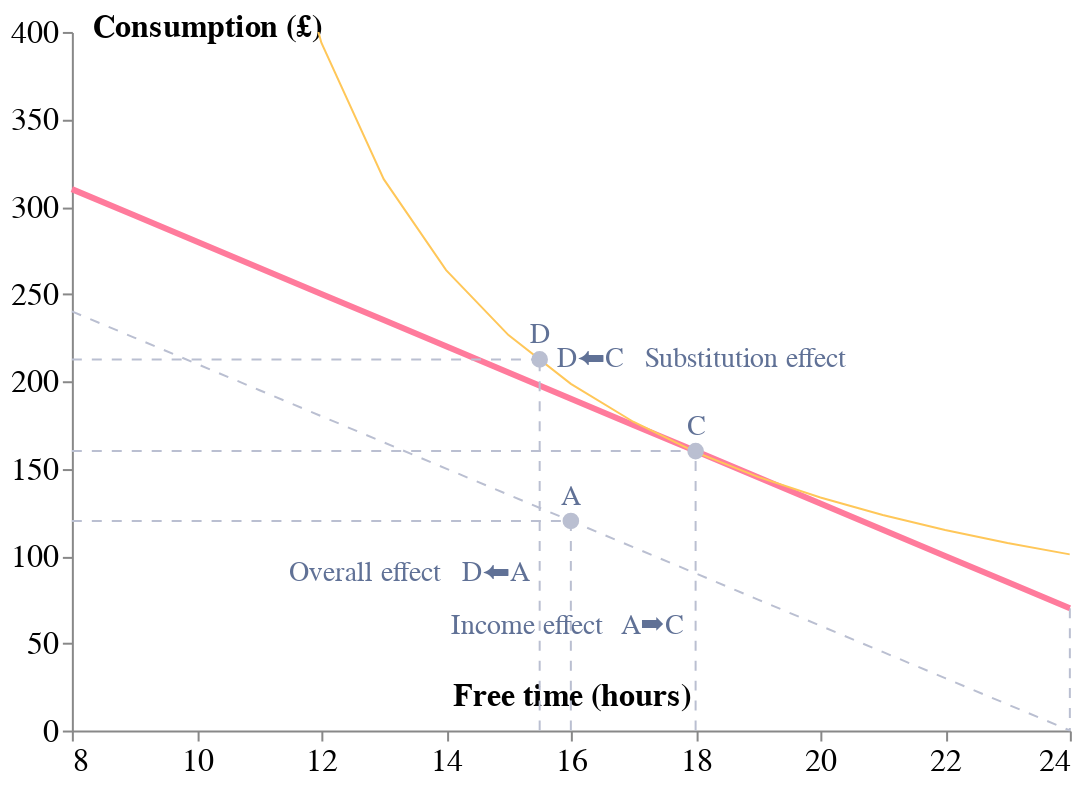

This figure's notebook cell:
### Code cell
slope_slider = alt.binding_range(min=10, max=25, step=1)
slope_selection = alt.selection_single(
    bind=slope_slider, fields=["Wage"], name="slope", init={"Wage": 15}
)
base_slider = alt.binding_range(min=0, max=100, step=10)
base_selection = alt.selection_single(
    bind=base_slider, fields=["Income"], name="base", init={"Income": 70}
)
ic_slider = alt.binding_range(min=0.25, max=0.9, step=0.01)
ic_selection = alt.selection_single(
    bind=ic_slider, fields=["Curve"], name="indifference", init={"Curve": 0.32}
)
ic_check = alt.binding_range(min=0, max=1, step=1)
icc_selection = alt.selection_single(
    bind=ic_check, fields=["On"], name="indifferencec", init={"On": 1}
)
base = (
    alt.Chart(df)
    .mark_line(color=colors[1], strokeWidth=3)
    .encode(
        x=alt.X(
            "x:Q",
            scale=alt.Scale(domain=[8, 24]),
            axis=alt.Axis(
                labelFontSize=16,
                tickCount=7,
                grid=False,
                title="Free time (hours)",
                titleFontSize=16,
                titleY=-10,
                titleBaseline="bottom",
                titleAngle=0,
            ),
        ),
        y=alt.Y(
            "c:Q",
            scale=alt.Scale(domain=[0, 400]),
            axis=alt.Axis(
                labelFontSize=16,
                tickCount=7,
                grid=False,
                title="Consumption (£)",
                titleFontSize=16,
                titleX=10,
                titleY=5,
                titleBaseline="bottom",
                titleAngle=0,
                titleAlign="left",
            ),
        ),
    )
)
line1 = base.mark_line(color=colors[3], strokeDash=[5, 5], strokeWidth=1).encode(
    x="cx:Q", y="cy:Q"
)
line2 = base.mark_line(color=colors[3], strokeDash=[5, 5], strokeWidth=1).encode(
    y="y:Q"
)
ic1 = base.mark_line(color=colors[0], strokeWidth=1, clip=True).encode(
    x="ix:Q",
    y=alt.Y(
        "i1:Q",
        scale=alt.Scale(domain=[0, 400]),
    ),
    opacity=alt.condition(
        "indifferencec.On==0",
        alt.value(0),
        alt.value(1),
    ),
)
point1 = (
    alt.Chart(pd.DataFrame([{"x": 16, "y": 120}]))
    .mark_point(color=colors[3], opacity=1, fill=colors[3], size=40)
    .encode(x="x:Q", y="y:Q")
)
pline1 = (
    alt.Chart(pd.DataFrame([{"x": 16, "y": 120}, {"x": 8, "y": 120}]))
    .mark_line(color=colors[3], strokeDash=[5, 5], strokeWidth=1)
    .encode(x="x:Q", y="y:Q")
)
pline2 = (
    alt.Chart(pd.DataFrame([{"x": 16, "y": 0}, {"x": 16, "y": 120}]))
    .mark_line(color=colors[3], strokeDash=[5, 5], strokeWidth=1)
    .encode(x="x:Q", y="y:Q")
)
atext1 = (
    alt.Chart(pd.DataFrame([{"x": 16, "y": 120,"t":"A"}]))
    .mark_text(color=colors[2], fontSize=14,xOffset=0,yOffset=-12)
    .encode(x="x:Q", y="y:Q",text="t:N")
)
point2 = (
    alt.Chart(pd.DataFrame([{"x": 15.5, "y": 212.5}]))
    .mark_point(color=colors[3], opacity=1, fill=colors[3], size=40)
    .encode(x="x:Q", y="y:Q")
)
pline21 = (
    alt.Chart(pd.DataFrame([{"x": 15.5, "y": 212.5}, {"x": 8, "y": 212.5}]))
    .mark_line(color=colors[3], strokeDash=[5, 5], strokeWidth=1)
    .encode(x="x:Q", y="y:Q")
)
pline22 = (
    alt.Chart(pd.DataFrame([{"x": 15.5, "y": 0}, {"x": 15.5, "y": 212.5}]))
    .mark_line(color=colors[3], strokeDash=[5, 5], strokeWidth=1)
    .encode(x="x:Q", y="y:Q")
)
pline23 = (
    alt.Chart(pd.DataFrame([{"x": 15.5, "y": 250}, {"x": 16, "y": 250}]))
    .mark_line(color=colors[2], strokeWidth=1)
    .encode(x="x:Q", y="y:Q")
)
ptext2 = (
    alt.Chart(pd.DataFrame([{"x": 16.3, "y": 213,"t":"D⬅C"}, {"x": 18.8, "y": 213,"t":"Substitution effect"}]))
    .mark_text(color=colors[2], fontSize=14)
    .encode(x="x:Q", y="y:Q",text="t:N")
)
atext2 = (
    alt.Chart(pd.DataFrame([{"x": 15.5, "y": 212.5,"t":"D"}]))
    .mark_text(color=colors[2], fontSize=14,xOffset=0,yOffset=-12)
    .encode(x="x:Q", y="y:Q",text="t:N")
)
point3 = (
    alt.Chart(pd.DataFrame([{"x": 18, "y": 160}]))
    .mark_point(color=colors[3], opacity=1, fill=colors[3], size=40)
    .encode(x="x:Q", y="y:Q")
)
pline31 = (
    alt.Chart(pd.DataFrame([{"x": 18, "y": 160}, {"x": 8, "y": 160}]))
    .mark_line(color=colors[3], strokeDash=[5, 5], strokeWidth=1)
    .encode(x="x:Q", y="y:Q")
)
pline32 = (
    alt.Chart(pd.DataFrame([{"x": 18, "y": 0}, {"x": 18, "y": 160}]))
    .mark_line(color=colors[3], strokeDash=[5, 5], strokeWidth=1)
    .encode(x="x:Q", y="y:Q")
)
pline33 = (
    alt.Chart(pd.DataFrame([{"x": 18, "y": 160}, {"x": 16, "y": 160}]))
    .mark_line(color=colors[2], strokeWidth=1)
    .encode(x="x:Q", y="y:Q")
)
ptext3 = (
    alt.Chart(pd.DataFrame([{"x": 17.3, "y": 60,"t":"A➡C"}, {"x": 15.3, "y": 60,"t":"Income effect"},
                           {"x": 14.8, "y": 90,"t":"D⬅A"}, {"x": 12.7, "y": 90,"t":"Overall effect"}]))
    .mark_text(color=colors[2], fontSize=14)
    .encode(x="x:Q", y="y:Q",text="t:N")
)
atext3 = (
    alt.Chart(pd.DataFrame([{"x": 18, "y": 160,"t":"C"}]))
    .mark_text(color=colors[2], fontSize=14,xOffset=0,yOffset=-12)
    .encode(x="x:Q", y="y:Q",text="t:N")
)
marks1 = (point1 + pline1 + pline2+atext1).encode(
    opacity=alt.condition(
        "1==1",
        alt.value(1),
        alt.value(0),
    )
)
marks2 = (point2 + pline21 + pline22+atext2).encode(
    opacity=alt.condition(
        "1==1",
        alt.value(1),
        alt.value(0),
    )
)
marks3 = (point3 + pline31 + pline32  + ptext2+ ptext3+atext3).encode(
    opacity=alt.condition(
        "(indifference.Curve==0.32)&(slope.Wage==15)&(base.Income==70)&(indifferencec.On==1)",
        alt.value(1),
        alt.value(0),
    )
)
layer1 = (
    (line1 + line2 + base + ic1 + marks1 + marks2+marks3)
    .add_selection(ic_selection)
    .add_selection(icc_selection)
    .add_selection(slope_selection)
    .add_selection(base_selection)
    .transform_calculate(cx="24")
    .transform_calculate(op1="4")
    .transform_calculate(cy="min(datum.y,base.Income)")
    .transform_calculate(c="((24-datum.x)*slope.Wage)+1*base.Income")
    .transform_calculate(
        i1="10*indifference.Curve+100/((datum.x-8)*(indifference.Curve/5))"
    )
    .transform_calculate(ix="datum.x/1")
    .transform_calculate(c3="300*slope.Wage/15-pow(slope.Wage/7,(datum.x*2/4.62))")
)

layer=(layer1.properties(height=350, width=500)).configure_view(stroke=None).properties(
    title="", background="rgba(0,0,0,0)"
)
f='4'
layer.save("visualisation/" + f + ".json")
layer

### Figure 1 — Vega-Lite specification as saved in the notebook (floating-point values rounded to 4 significant figures)
{"usermeta": {"embedOptions": {"theme": "dark"}}, "config": {"view": {"continuousWidth": 400, "continuousHeight": 300, "stroke": null}}, "layer": [{"mark": {"type": "line", "color": "#BABFD1", "strokeDash": [5, 5], "strokeWidth": 1}, "encoding": {"x": {"type": "quantitative", "field": "cx"}, "y": {"type": "quantitative", "field": "cy"}}, "selection": {"indifference": {"type": "single", "bind": {"input": "range", "max": 0.9, "min": 0.25, "step": 0.01}, "fields": ["Curve"], "init": {"Curve": 0.32}}, "indifferencec": {"type": "single", "bind": {"input": "range", "max": 1, "min": 0, "step": 1}, "fields": ["On"], "init": {"On": 1}}, "slope": {"type": "single", "bind": {"input": "range", "max": 25, "min": 10, "step": 1}, "fields": ["Wage"], "init": {"Wage": 15}}, "base": {"type": "single", "bind": {"input": "range", "max": 100, "min": 0, "step": 10}, "fields": ["Income"], "init": {"Income": 70}}}}, {"mark": {"type": "line", "color": "#BABFD1", "strokeDash": [5, 5], "strokeWidth": 1}, "encoding": {"x": {"type": "quantitative", "axis": {"grid": false, "labelFontSize": 16, "tickCount": 7, "title": "Free time (hours)", "titleAngle": 0, "titleBaseline": "bottom", "titleFontSize": 16, "titleY": -10}, "field": "x", "scale": {"domain": [8, 24]}}, "y": {"type": "quantitative", "field": "y"}}}, {"mark": {"type": "line", "color": "#FF7B9C", "strokeWidth": 3}, "encoding": {"x": {"type": "quantitative", "axis": {"grid": false, "labelFontSize": 16, "tickCount": 7, "title": "Free time (hours)", "titleAngle": 0, "titleBaseline": "bottom", "titleFontSize": 16, "titleY": -10}, "field": "x", "scale": {"domain": [8, 24]}}, "y": {"type": "quantitative", "axis": {"grid": false, "labelFontSize": 16, "tickCount": 7, "title": "Consumption (£)", "titleAlign": "left", "titleAngle": 0, "titleBaseline": "bottom", "titleFontSize": 16, "titleX": 10, "titleY": 5}, "field": "c", "scale": {"domain": [0, 400]}}}}, {"mark": {"type": "line", "clip": true, "color": "#FFC759", "strokeWidth": 1}, "encoding": {"opacity": {"condition": {"value": 0, "test": "indifferencec.On==0"}, "value": 1}, "x": {"type": "quantitative", "field": "ix"}, "y": {"type": "quantitative", "field": "i1", "scale": {"domain": [0, 400]}}}}, {"layer": [{"data": {"name": "data-ea3c811319fa530d00024008017a4956"}, "mark": {"type": "point", "color": "#BABFD1", "fill": "#BABFD1", "opacity": 1, "size": 40}, "encoding": {"x": {"type": "quantitative", "field": "x"}, "y": {"type": "quantitative", "field": "y"}}}, {"data": {"name": "data-ab07e41bc5a334df1927a0a398306146"}, "mark": {"type": "line", "color": "#BABFD1", "strokeDash": [5, 5], "strokeWidth": 1}, "encoding": {"x": {"type": "quantitative", "field": "x"}, "y": {"type": "quantitative", "field": "y"}}}, {"data": {"name": "data-d98b93343c580c172394ae20d361d6c8"}, "mark": {"type": "line", "color": "#BABFD1", "strokeDash": [5, 5], "strokeWidth": 1}, "encoding": {"x": {"type": "quantitative", "field": "x"}, "y": {"type": "quantitative", "field": "y"}}}, {"data": {"name": "data-76bbeefd23a2c28935a6473ca65a7113"}, "mark": {"type": "text", "color": "#607196", "fontSize": 14, "xOffset": 0, "yOffset": -12}, "encoding": {"text": {"type": "nominal", "field": "t"}, "x": {"type": "quantitative", "field": "x"}, "y": {"type": "quantitative", "field": "y"}}}], "encoding": {"opacity": {"condition": {"value": 1, "test": "1==1"}, "value": 0}}}, {"layer": [{"data": {"name": "data-2f53548ba2077b230bda95556dadae0a"}, "mark": {"type": "point", "color": "#BABFD1", "fill": "#BABFD1", "opacity": 1, "size": 40}, "encoding": {"x": {"type": "quantitative", "field": "x"}, "y": {"type": "quantitative", "field": "y"}}}, {"data": {"name": "data-08616188c30f98deffe6a218883b4b42"}, "mark": {"type": "line", "color": "#BABFD1", "strokeDash": [5, 5], "strokeWidth": 1}, "encoding": {"x": {"type": "quantitative", "field": "x"}, "y": {"type": "quantitative", "field": "y"}}}, {"data": {"name": "data-a4ff8440436363bd3a329968af8b8cfe"}, "mark": {"type": "line", "color": "#BABFD1", "strokeDash": [5, 5], "strokeWidth": 1}, "encoding": {"x": {"type": "quantitative", "field": "x"}, "y": {"type": "quantitative", "field": "y"}}}, {"data": {"name": "data-477e4e991756ede4b1c3132d23971f84"}, "mark": {"type": "text", "color": "#607196", "fontSize": 14, "xOffset": 0, "yOffset": -12}, "encoding": {"text": {"type": "nominal", "field": "t"}, "x": {"type": "quantitative", "field": "x"}, "y": {"type": "quantitative", "field": "y"}}}], "encoding": {"opacity": {"condition": {"value": 1, "test": "1==1"}, "value": 0}}}, {"layer": [{"data": {"name": "data-98e5f68975d55671859885287bada5cd"}, "mark": {"type": "point", "color": "#BABFD1", "fill": "#BABFD1", "opacity": 1, "size": 40}, "encoding": {"x": {"type": "quantitative", "field": "x"}, "y": {"type": "quantitative", "field": "y"}}}, {"data": {"name": "data-982144ec294a9482e4dfd63c9ee6724f"}, "mark": {"type": "line", "color": "#BABFD1", "strokeDash": [5, 5], "strokeWidth": 1}, "encoding": {"x": {"type": "quantitative", "field": "x"}, "y": {"type": "quantitative", "field": "y"}}}, {"data": {"name": "data-4bb5c647e0e06b056840f2fb1ac57bc9"}, "mark": {"type": "line", "color": "#BABFD1", "strokeDash": [5, 5], "strokeWidth": 1}, "encoding": {"x": {"type": "quantitative", "field": "x"}, "y": {"type": "quantitative", "field": "y"}}}, {"data": {"name": "data-9a4109b96dc94b399a946424c0a9655a"}, "mark": {"type": "text", "color": "#607196", "fontSize": 14}, "encoding": {"text": {"type": "nominal", "field": "t"}, "x": {"type": "quantitative", "field": "x"}, "y": {"type": "quantitative", "field": "y"}}}, {"data": {"name": "data-d0ba76c39b604511e34154cf7e23f18d"}, "mark": {"type": "text", "color": "#607196", "fontSize": 14}, "encoding": {"text": {"type": "nominal", "field": "t"}, "x": {"type": "quantitative", "field": "x"}, "y": {"type": "quantitative", "field": "y"}}}, {"data": {"name": "data-ae672a17b07f76fee2f313c65e5425d4"}, "mark": {"type": "text", "color": "#607196", "fontSize": 14, "xOffset": 0, "yOffset": -12}, "encoding": {"text": {"type": "nominal", "field": "t"}, "x": {"type": "quantitative", "field": "x"}, "y": {"type": "quantitative", "field": "y"}}}], "encoding": {"opacity": {"condition": {"value": 1, "test": "(indifference.Curve==0.32)&(slope.Wage==15)&(base.Income==70)&(indifferencec.On==1)"}, "value": 0}}}], "background": "rgba(0,0,0,0)", "data": {"name": "data-e21e4d68a4c3f07154eb7b2cc010f082"}, "height": 350, "title": "", "transform": [{"calculate": "24", "as": "cx"}, {"calculate": "4", "as": "op1"}, {"calculate": "min(datum.y,base.Income)", "as": "cy"}, {"calculate": "((24-datum.x)*slope.Wage)+1*base.Income", "as": "c"}, {"calculate": "10*indifference.Curve+100/((datum.x-8)*(indifference.Curve/5))", "as": "i1"}, {"calculate": "datum.x/1", "as": "ix"}, {"calculate": "300*slope.Wage/15-pow(slope.Wage/7,(datum.x*2/4.62))", "as": "c3"}], "width": 500, "$schema": "https://vega.github.io/schema/vega-lite/v4.8.1.json", "datasets": {"data-e21e4d68a4c3f07154eb7b2cc010f082": [{"x": 8.0, "y": 240.0}, {"x": 9.0, "y": 225.0}, {"x": 10.0, "y": 210.0}, {"x": 11.0, "y": 195.0}, {"x": 12.0, "y": 180.0}, {"x": 13.0, "y": 165.0}, {"x": 14.0, "y": 150.0}, {"x": 15.0, "y": 135.0}, {"x": 16.0, "y": 120.0}, {"x": 17.0, "y": 105.0}, {"x": 18.0, "y": 90.0}, {"x": 19.0, "y": 75.0}, {"x": 20.0, "y": 60.0}, {"x": 21.0, "y": 45.0}, {"x": 22.0, "y": 30.0}, {"x": 23.0, "y": 15.0}, {"x": 24.0, "y": 0.0}], "data-ea3c811319fa530d00024008017a4956": [{"x": 16, "y": 120}], "data-ab07e41bc5a334df1927a0a398306146": [{"x": 16, "y": 120}, {"x": 8, "y": 120}], "data-d98b93343c580c172394ae20d361d6c8": [{"x": 16, "y": 0}, {"x": 16, "y": 120}], "data-76bbeefd23a2c28935a6473ca65a7113": [{"x": 16, "y": 120, "t": "A"}], "data-2f53548ba2077b230bda95556dadae0a": [{"x": 15.5, "y": 212.5}], "data-08616188c30f98deffe6a218883b4b42": [{"x": 15.5, "y": 212.5}, {"x": 8.0, "y": 212.5}], "data-a4ff8440436363bd3a329968af8b8cfe": [{"x": 15.5, "y": 0.0}, {"x": 15.5, "y": 212.5}], "data-477e4e991756ede4b1c3132d23971f84": [{"x": 15.5, "y": 212.5, "t": "D"}], "data-98e5f68975d55671859885287bada5cd": [{"x": 18, "y": 160}], "data-982144ec294a9482e4dfd63c9ee6724f": [{"x": 18, "y": 160}, {"x": 8, "y": 160}], "data-4bb5c647e0e06b056840f2fb1ac57bc9": [{"x": 18, "y": 0}, {"x": 18, "y": 160}], "data-9a4109b96dc94b399a946424c0a9655a": [{"x": 16.3, "y": 213, "t": "D⬅C"}, {"x": 18.8, "y": 213, "t": "Substitution effect"}], "data-d0ba76c39b604511e34154cf7e23f18d": [{"x": 17.3, "y": 60, "t": "A➡C"}, {"x": 15.3, "y": 60, "t": "Income effect"}, {"x": 14.8, "y": 90, "t": "D⬅A"}, {"x": 12.7, "y": 90, "t": "Overall effect"}], "data-ae672a17b07f76fee2f313c65e5425d4": [{"x": 18, "y": 160, "t": "C"}]}}
